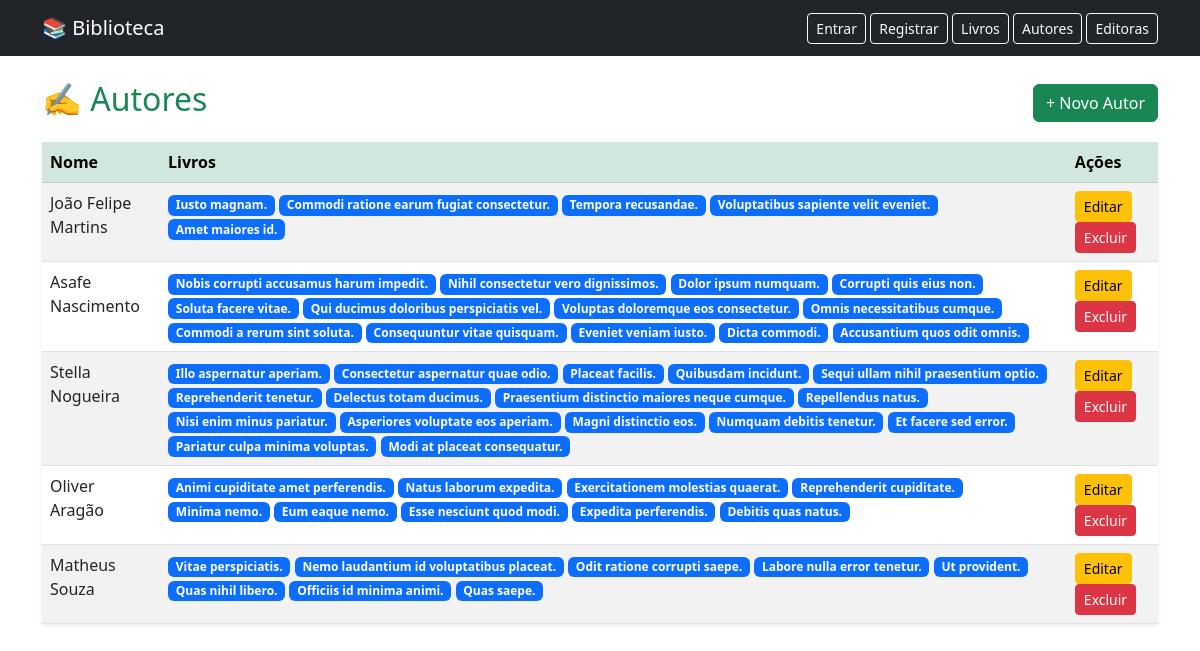
Before: /edu/autores/ with the older database file.
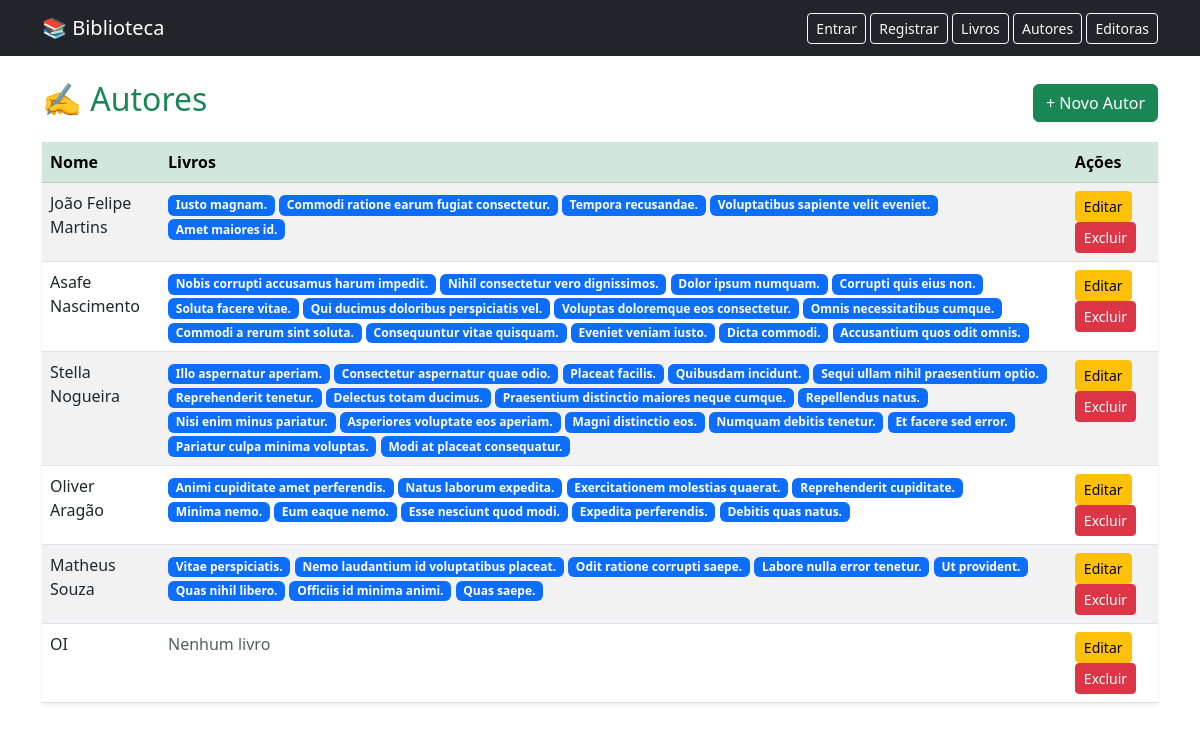
After: the same page with the newer database file.
### edu/models.py (models this page shows, shortened)
class Autor(models.Model):
    nome = models.CharField(max_length=100, unique=True)

class Livro(models.Model):
    isbn = models.CharField(max_length=13, unique=True)
    titulo = models.CharField(max_length=200)
    publicacao = models.DateField()
    preco = models.DecimalField(max_digits=6, decimal_places=2)
    estoque = models.IntegerField()
    editora = models.ForeignKey(
        Editora,
        on_delete=models.CASCADE,
        related_name='livros'
    )
    autores = models.ManyToManyField(
        Autor,
        through='Publica',
        related_name='livros'
    )

### edu/views.py (the view)
# urls.py: path('autores/', views.listar_autores, name='listar_autores'),
def listar_autores(request):
    autores = Autor.objects.all()
    return render(request, 'autores/listar.html', {'autores': autores})

### edu/templates/autores/listar.html
{% extends 'baseedu.html' %}
{% block content %}
<div class="d-flex justify-content-between align-items-center mb-3">
    <h2 class="text-success">✍️ Autores</h2>
    <a href="{% url 'criar_autor' %}" class="btn btn-success">
        + Novo Autor
    </a>
</div>
<table class="table table-striped table-hover shadow-sm">
    <thead class="table-success">
        <tr>
            <th>Nome</th>
            <th>Livros</th>
            <th>Ações</th>
        </tr>
    </thead>
    <tbody>
        {% for autor in autores %}
        <tr>
            <td>{{ autor.nome }}</td>
            <td>
                {% for livro in autor.livros.all %}
                    <span class="badge bg-primary">{{ livro.titulo }}</span>
                {% empty %}
                    <span class="text-muted">Nenhum livro</span>
                {% endfor %}
            </td>
            <td>
                <a href="{% url 'editar_autor' autor.id %}" class="btn btn-warning btn-sm">Editar</a>
                <a href="{% url 'deletar_autor' autor.id %}" class="btn btn-danger btn-sm">Excluir</a>
            </td>
        </tr>
        {% endfor %}
    </tbody>
</table>
{% endblock %}

### edu/templates/baseedu.html (shortened to what this page needs)
<!DOCTYPE html>
<html lang="pt-br">
<head>
    <link href="https://cdn.jsdelivr.net/npm/bootstrap@5.3.0/dist/css/bootstrap.min.css" rel="stylesheet">
</head>
<body>
<nav class="navbar navbar-dark bg-dark mb-4">
    <div class="container">
        <span class="navbar-brand">📚 Biblioteca</span>
        <div>
            {% if not request.user.is_authenticated %}
                <a href="/edu/signin/" class="btn btn-outline-light btn-sm">Entrar</a>
                <a href="/edu/signup/" class="btn btn-outline-light btn-sm">Registrar</a>
            {% else %}
            <span class="navbar-brand">Olá, {{ request.user.username }}</span>
            <form method="post" action="{% url 'logout' %}" style="display:inline;">
                {% csrf_token %}
                <button type="submit" class="btn btn-outline-light btn-sm">Logout</button>
            </form>
            {% endif %}
            <a href="/edu/livros/" class="btn btn-outline-light btn-sm">Livros</a>
            <a href="/edu/autores/" class="btn btn-outline-light btn-sm">Autores</a>
            <a href="/edu/editoras/" class="btn btn-outline-light btn-sm">Editoras</a>
        </div>
    </div>
</nav>
<div class="container">
    {% block content %}
    {% endblock %}
</div>
</body>
</html>

Changed rows visible on the page:
added Autor: nome "OI"
